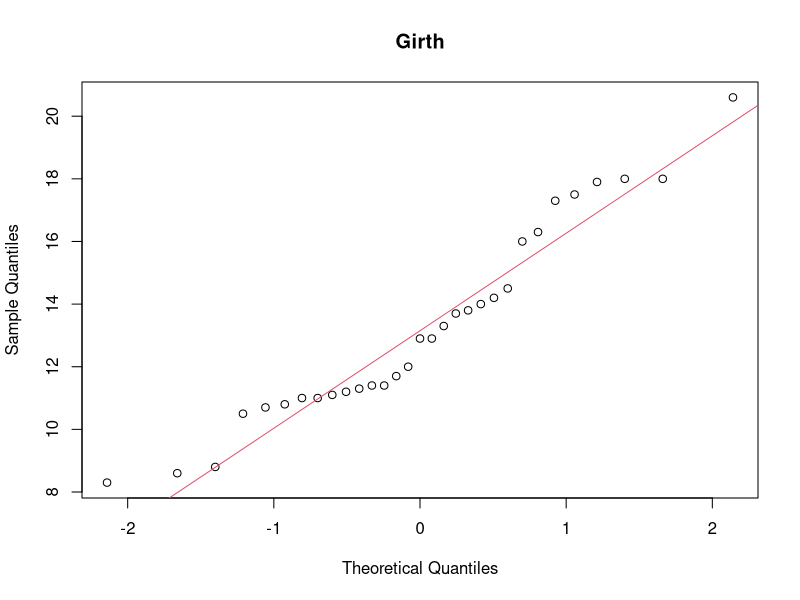
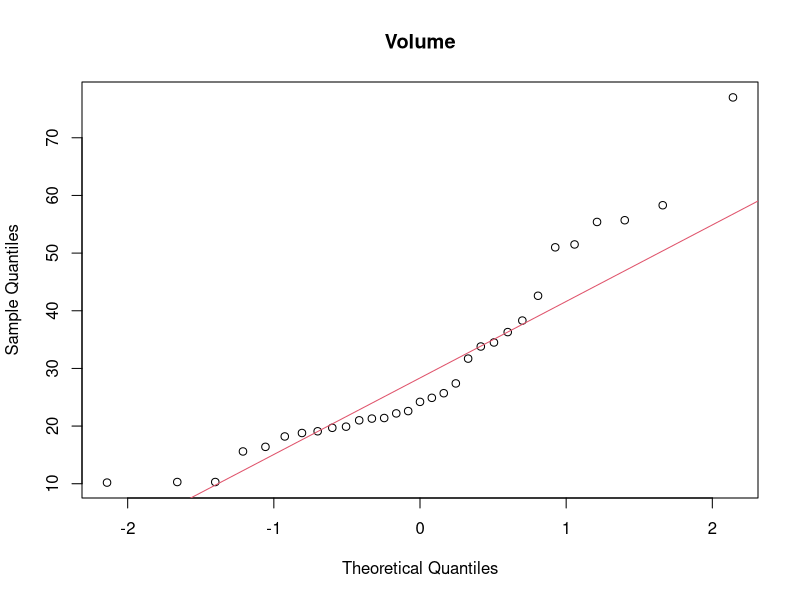
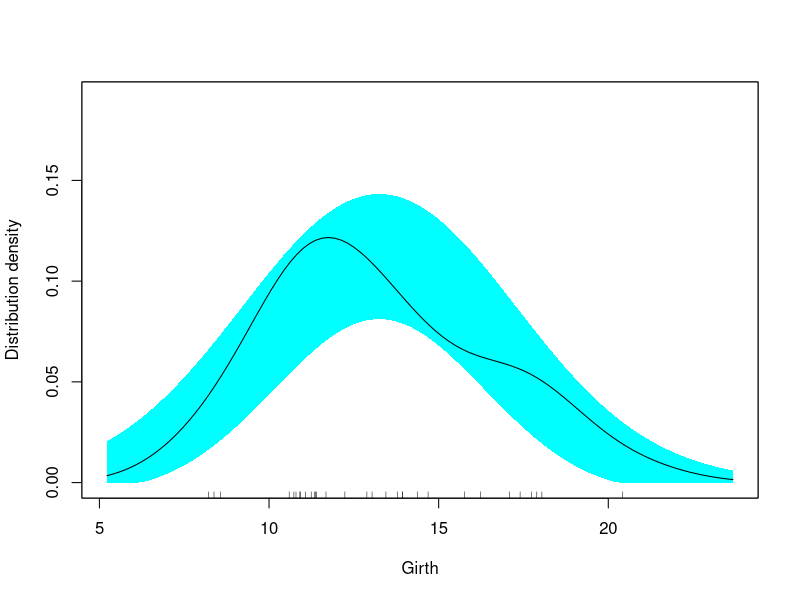
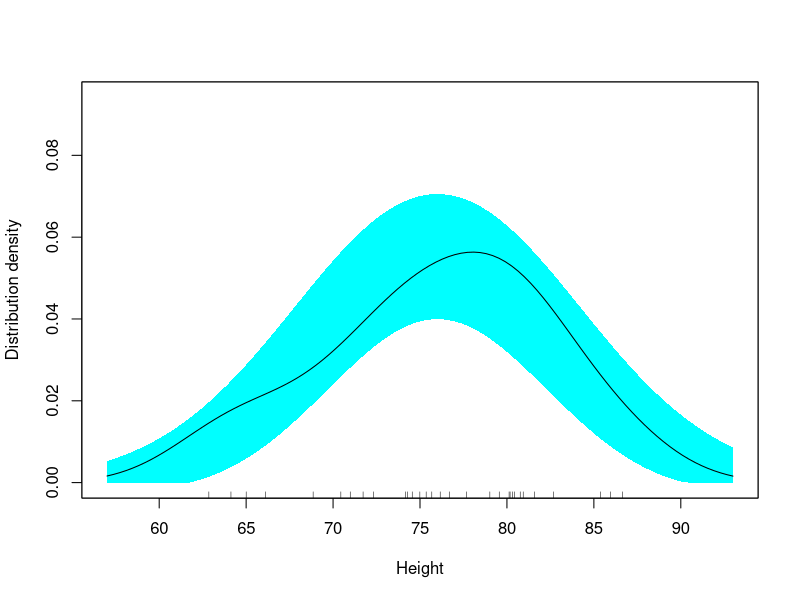
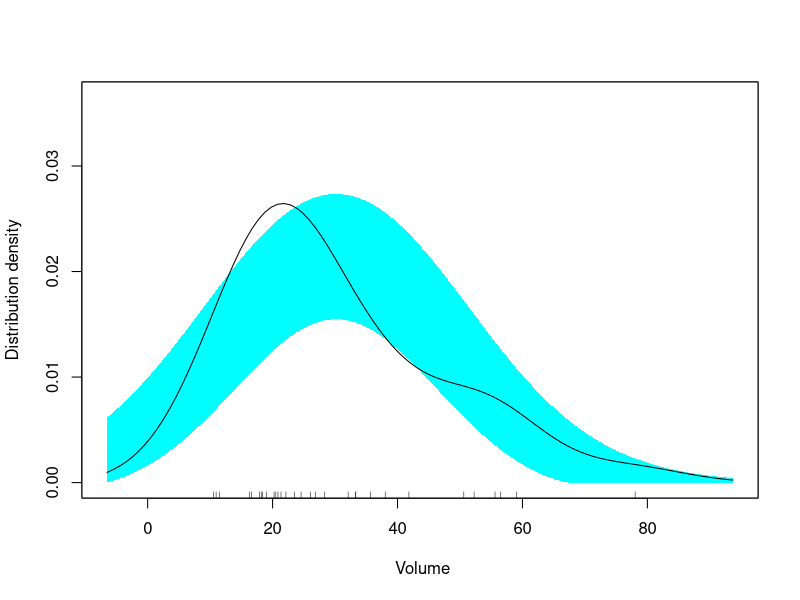
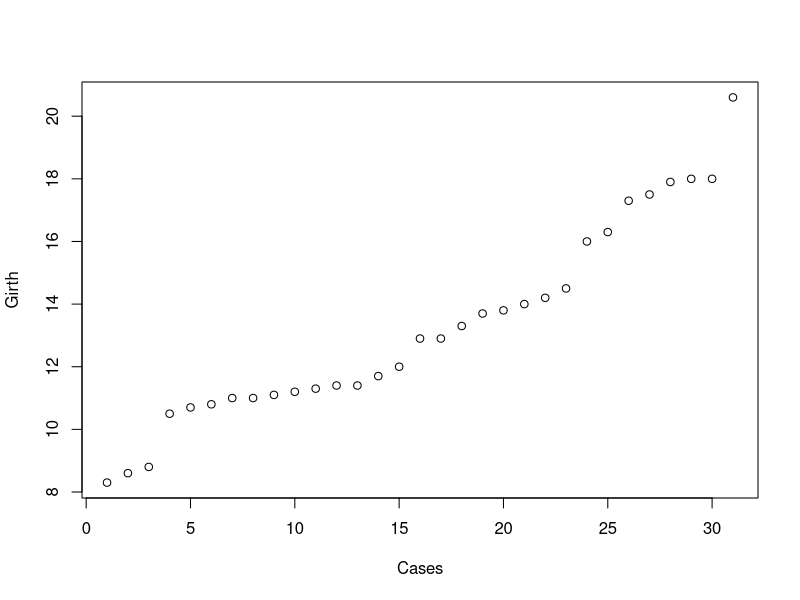
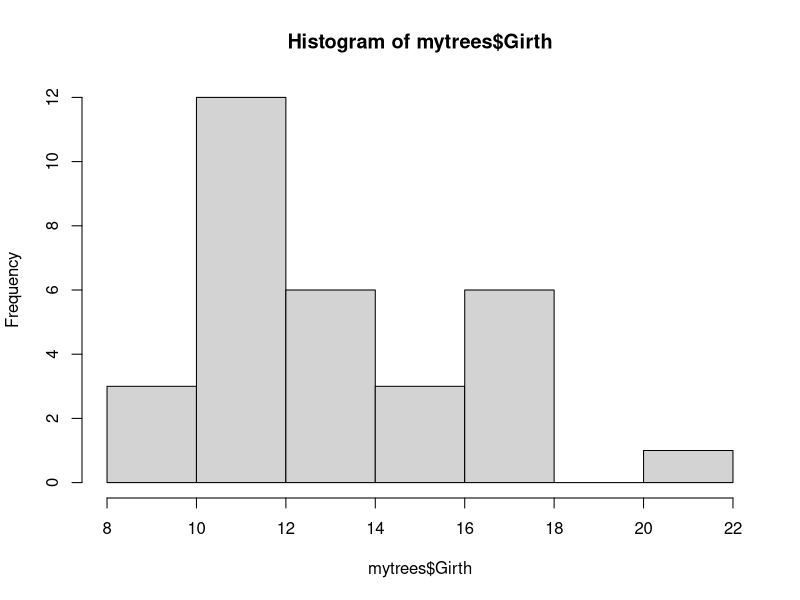
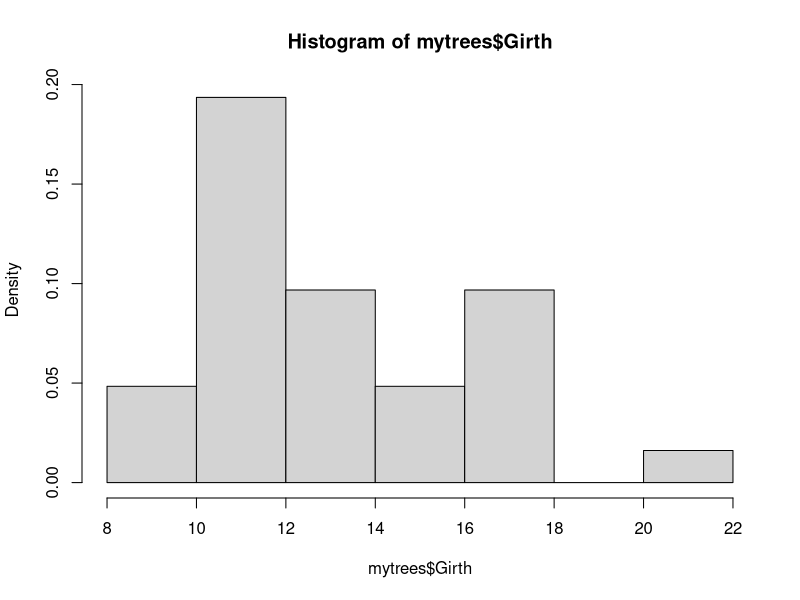

The R script that drew these images, in order:
library(sm)

mytrees <- as.data.frame(trees)
print(summary(mytrees))
cormtrx <- cor(mytrees)
print(cormtrx)

# Tests for Girth and Volume
print(t.test(mytrees$Girth, mu = mean(mytrees$Girth)))
print(wilcox.test(
    mytrees$Volume,
    mu = median(mytrees$Volume),
    conf.int = TRUE
))
print(shapiro.test(mytrees$Girth))
print(ks.test(mytrees$Girth, "pnorm"))

# Tests for Height
print(t.test(mytrees$Height, mu = mean(mytrees$Height)))
print(wilcox.test(
    mytrees$Height,
    mu = median(mytrees$Height),
    conf.int = TRUE
))
print(shapiro.test(mytrees$Height))
print(ks.test(mytrees$Height, "pnorm"))


# qqnorm and qqline for Girth and Volume
qqnorm(mytrees$Girth, main = "Girth")
qqline(mytrees$Girth, col = 2)
qqnorm(mytrees$Volume, main = "Volume")
qqline(mytrees$Volume, col = 2)


# sm.density examples
sm.density(mytrees$Girth,
           model = "Normal",
           xlab = "Girth",
           ylab = "Distribution density")
sm.density(mytrees$Height,
           model = "Normal",
           xlab = " Height ",
           ylab = "Distribution density")
sm.density(mytrees$Volume,
           model = "Normal",
           xlab = " Volume",
           ylab = "Distribution density")

# plot and histograms for Girth
plot(mytrees$Girth, xlab = "Cases", ylab = "Girth")
hist(mytrees$Girth)
hist(mytrees$Girth, freq = FALSE)
hist(
    mytrees$Girth,
    breaks = 6,
    freq = FALSE,
    col = "lightblue",
    xlab = "Cases",
    ylab = "Girth",
    main = "Histogram by Girth"
)
lines(density(mytrees$Girth), col = "red", lwd = 2)


# histograms for Height and Volume
hist(
    mytrees$Height,
    freq = FALSE,
    col = "lightblue",
    xlab = "Cases",
    ylab = "Height",
    main = "Histogram by Height"
)
hist(
    mytrees$Volume,
    freq = FALSE,
    col = "lightblue",
    xlab = "Cases",
    ylab = "Volume",
    main = "Histogram by Volume"
)


# Box%Whisher plot
boxplot(mytrees$Girth,
        mytrees$Height,
        mytrees$Volume,
        main = "Box&Whisker Plot",
        xlab = "Girth Height Volume")
print(boxplot.stats(
    mytrees$Girth,
    coef = 1.5,
    do.conf = TRUE,
    do.out = TRUE
))
print(boxplot.stats(
    mytrees$Girth,
    coef = 1,
    do.conf = TRUE,
    do.out = TRUE
))
print(boxplot.stats(
    mytrees$Volume,
    coef = 1.5,
    do.conf = TRUE,
    do.out = TRUE
))


# different boxplots
boxplot(
    mytrees$Girth,
    mytrees$Height,
    mytrees$Volume,
    main = "Box&Whisker Plot",
    xlab = "Girth Height Volume",
    range = 0.5,
    col = "lightblue"
)
boxplot(
    mytrees$Girth,
    mytrees$Height,
    mytrees$Volume,
    main = "Box&Whisker Plot",
    xlab = "Girth Height Volume",
    range = 0.5,
    col = "lightblue",
    pars = list(
        boxwex = 0.4,
        staplewex = 0.7,
        outwex = 0.2
    )
)


plot(
    mytrees$Height,
    mytrees$Girth,
    type = "p",
    col = "red",
    cex = 1,
    xlab = "Height",
    ylab = "Girth",
    main = "Height vs Girth"
)
plot(
    mytrees$Girth,
    mytrees$Volume,
    type = "p",
    col = "red",
    cex = 1,
    xlab = "Girth",
    ylab = "Volume",
    main = "Girth vs Volume"
)
abline(lm(mytrees$Volume ~ mytrees$Girth),
       col = "blue",
       lwd = 1)
pairs(mytrees[1:3], main = " Matrix Diagram ")

x <- cbind(mytrees$Girth, mytrees$Height, mytrees$Volume)
pairs(
    x,
    gap = 0,
    diag.panel = function(x) {
        par(new = TRUE)
        hist(x, col = "light pink",
             probability = TRUE)
        
        lines(density(x), col = "red", lwd = 2)
    }
)
